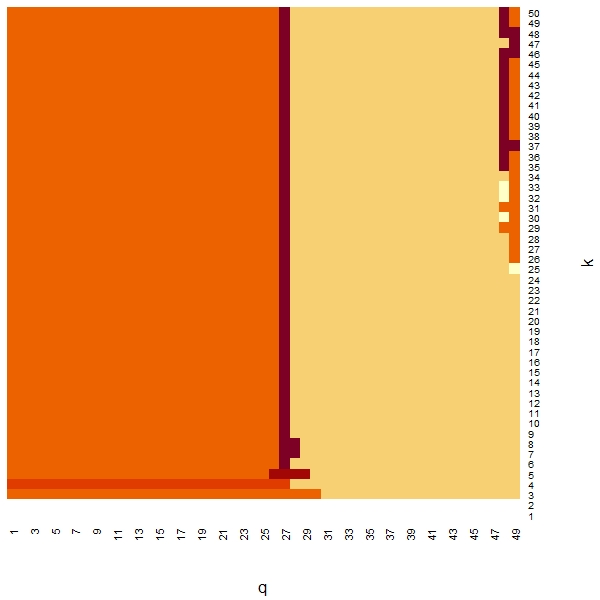

Reproduce this figure in R.
euclDistance = function(u,v){
  sqrt(sum((u-v)^2))
}

sortObjectsByDist = function(xl,z, metricFunction = euclDistance){
  l = dim(xl)[1]       #число элементов в выборке
  n = dim(xl)[2] - 1   #число признаков объекта
  
  distances = matrix(NA, l, 2) #матрица расстояний
  
  for(i in 1:l){
    distances[i, ] = c(i, metricFunction(xl[i, 1:n], z))
  }
  orderedXl = xl[order(distances[, 2]), ]
  return (orderedXl)
}

kWNN = function(k,q,orderedXl){
  
  n = dim(orderedXl)[2] - 1
  classes = orderedXl[1:k, n+1]
  counts = table(classes)
  counts[1:length(counts)] = 0
  
  for (i in 1:k) {
    counts[classes[i]] = counts[classes[i]] + q^i
  }
  class = names(which.max(counts))
  return (class)
}

LOO = function(xl){
  l = dim(xl)[1]
  n = dim(xl)[2]-1
  
  a=0.02
  b=0.98
  k=50
  err = matrix(0, nrow=k, ncol=b/a)
  
  for(j in 1:l){
    
    orderedXl = sortObjectsByDist(xl[-j,], c(xl[j, 1:2]))
    for(i in 1:k){
      s=1
      for(q in seq(a, b, a)){
        
        class = kWNN(i, q, orderedXl)
        if(class != xl[j, 3]){
          err[i,s] = err[i,s] + 1/l
        }
        s = s + 1
      }
    }
  }
  return(err)
}

xl=iris[,3:5]
res = LOO(xl)

minERR = which(res == min(res), arr.ind = TRUE)
print(minERR)
print(min(res))
heatmap(res, xlab='q', ylab='k', Colv=NA, Rowv=NA)
